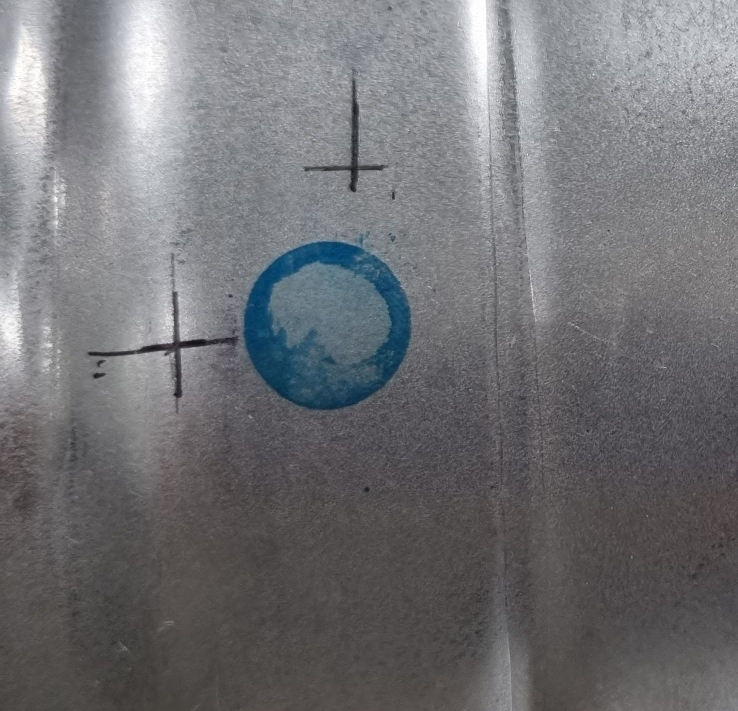
#> input picture croped/light_blue.jpg, 1476 x 1422 px (shown at 1/2 size)
$ python color_picker_hsv.py
#> lines starting #> are read from the running program, lines starting #| are printed output that depends on the picture
# Color picker for HSV range system

import cv2 ,imutils
import numpy as np
import pandas as pd

image_hsv = None
image_rgb = None
count = 0
pixelRGB = [] #RANDOM DEFAULT VALUE
pixelHSV = [] #RANDOM DEFAULT VALUE


index=["color", "color_name", "hex", "R", "G", "B"]
csv = pd.read_csv('colors.csv', names=index, header=None)
#> (reads colors.csv from the repository)

clicked = False
r = g = b = xpos = ypos = 0

# [75 lines left out: functions recognize_color, check_boundaries, pick_color, not called in this run]
def main(file_path):

#> called with file_path = 'croped/light_blue.jpg'
    global image_rgb,image_hsv
    global b,g,r,xpos,ypos, clicked

    image_src = cv2.imread(file_path)
#> image_src is the input picture: shape (1422, 1476, 3); mean B, G, R 117, 113.8, 113.6
    image_src = cv2.medianBlur(image_src,3)
    image_src = imutils.resize(image_src,height=700)
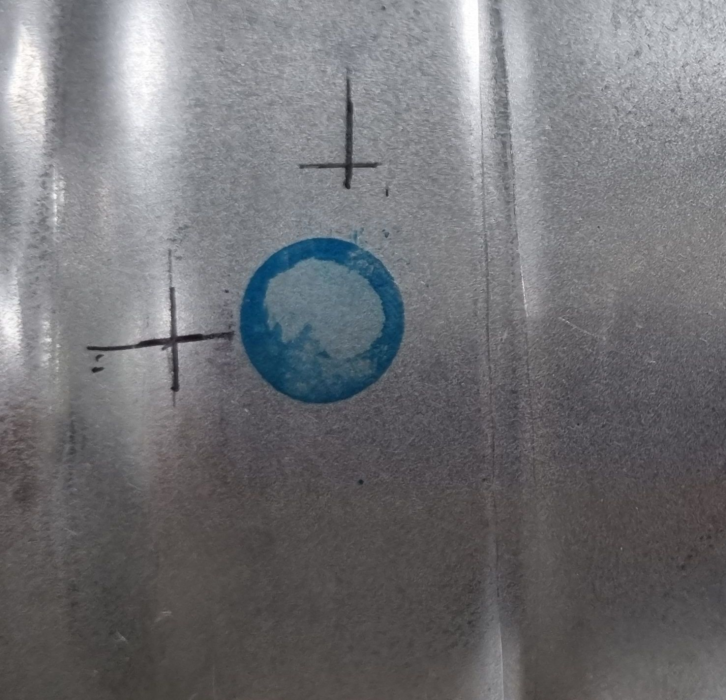
#> image_src: shape (700, 726, 3); mean B, G, R 116.9, 113.8, 113.6

    image_rgb = cv2.cvtColor(image_src,cv2.COLOR_BGR2RGB)
    image_hsv = cv2.cvtColor(image_src,cv2.COLOR_BGR2HSV)
#> image_hsv: shape (700, 726, 3); mean H, S, V 93.9, 17.6, 118.7

    # cv2.namedWindow("RGB")
    image_bgr = image_src.copy()

    while True :
        cv2.imshow("RGB",image_bgr)
        #CREATE THE HSV FROM THE BGR IMAGE
        cv2.imshow("HSV",image_hsv)
        #CALLBACK FUNCTION
        cv2.setMouseCallback("RGB", pick_color)

        if clicked :
            cv2.rectangle(image_bgr,(0,20),(image_bgr.shape[1],60),(b,g,r),-1)
            #Creating text string to display( Color name and RGB values )
            text = recognize_color(r,g,b) + ' R='+ str(r) +  ' G='+ str(g) +  ' B='+ str(b) + ' cnt= '+str(count)
            #cv2.putText(img,text,start,font(0-7),fontScale,color,thickness,lineType )
            cv2.putText(image_bgr, text,(50,50),2,0.8,(255,255,255),2,cv2.LINE_AA)
            #For very light colours we will display text in black colour
            if(r+g+b>=600):
                cv2.putText(image_bgr, text,(50,50),2,0.8,(0,0,0),2,cv2.LINE_AA)

            # cv2.imshow("RGB",image_src)
            clicked=False

        if cv2.waitKey(10) & 0xFF ==ord('q'):
#> (key q is pressed here)
            break
    cv2.destroyAllWindows()

if __name__=='__main__':
    file_path = "croped/light_blue.jpg"
    main(file_path)
